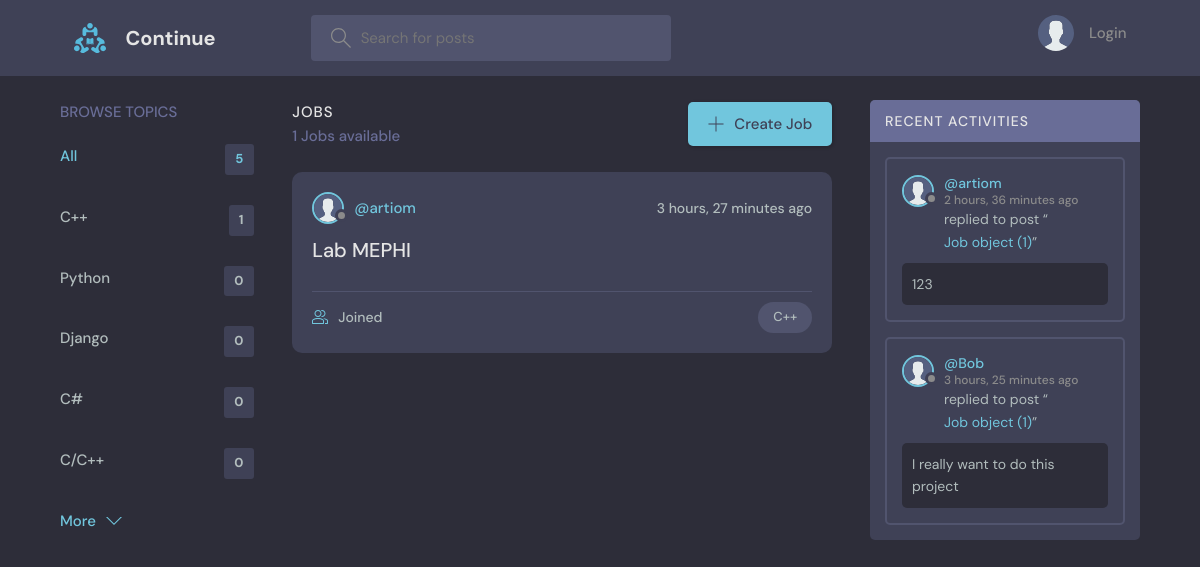
The app's page /, older data.
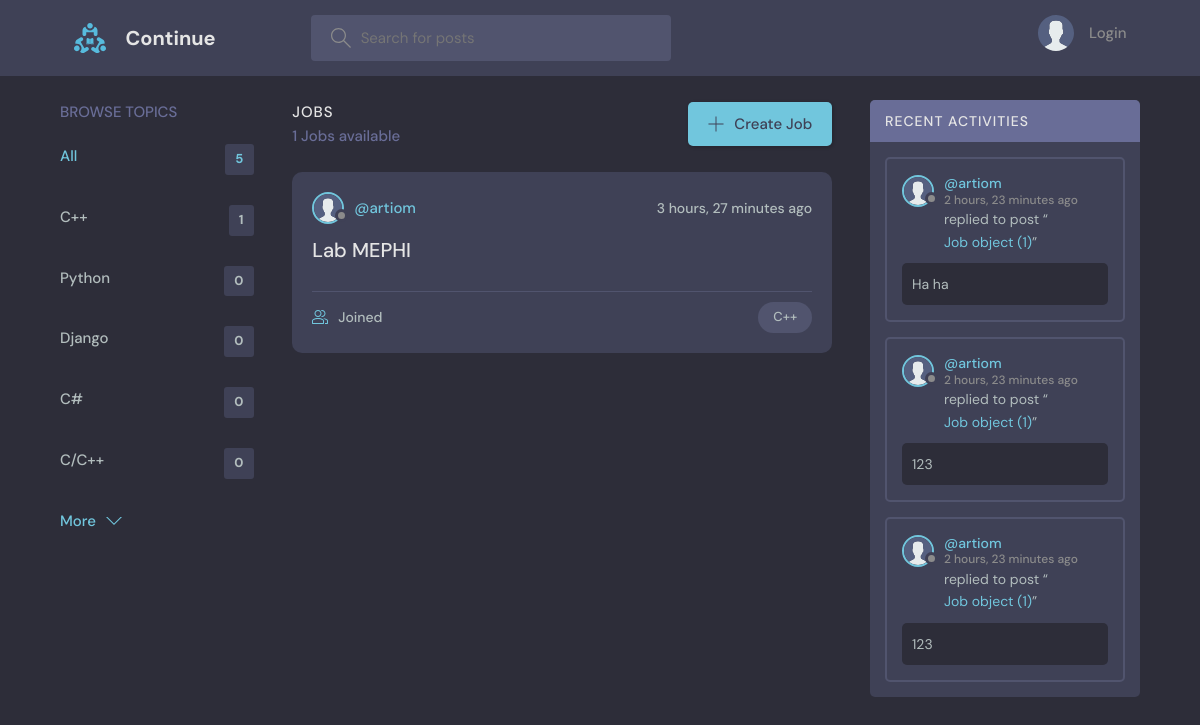
The same page, newer data.
### base/models.py (models this page shows, shortened)
class Topic(models.Model):
    name = models.CharField(max_length=200)

class Job(models.Model):
    name = models.CharField(max_length=200)
    description = models.TextField(null=True, blank=True)
    cost = models.DecimalField(max_digits=20, decimal_places=2, null=False)
    created = models.DateTimeField(auto_now_add=True)
    updated = models.DateTimeField(auto_now=True)
    topic = models.ForeignKey(Topic, on_delete=models.SET_NULL, null=True)
    status = models.ForeignKey(JobStatus, on_delete=models.SET_NULL, null=True)
    class Meta:
        ordering = ['-updated', '-created']

class User(AbstractUser):
    name = models.CharField(max_length=200, null=True)
    email = models.EmailField(unique=True)
    bio = models.TextField(null=True)
    avatar = models.ImageField(null=True, default='avatar.svg')
    balance = MoneyField(max_digits=19, decimal_places=4, default_currency='RUB', default=0)
    USERNAME_FIELD = 'email'
    REQUIRED_FIELDS = []

class Message(models.Model):
    user = models.ForeignKey(User, on_delete=models.CASCADE)
    job = models.ForeignKey(Job, on_delete=models.CASCADE)
    body = models.TextField()
    updated = models.DateTimeField(auto_now=True)
    created = models.DateTimeField(auto_now_add=True)
    class Meta:
        ordering = ['-updated', '-created']

### base/views.py (the view)
# urls.py: path('', views.home, name="home"),
def home(request):
    q = request.GET.get('q') if request.GET.get('q') != None else ''
    jobs = Job.objects.filter(
        Q(topic__name__icontains=q) |
        Q(name__icontains=q) |
        Q(description__icontains=q)
    )
    topics = Topic.objects.all()[0:5]
    job_count = jobs.count()
    job_messages = Message.objects.filter(
        Q(job__topic__name__icontains=q))[0:3]
    job_customer = User.objects.all()[0] # TODO: правильно определить customer для этой job
    context = {'jobs': jobs,
               'job_customer': job_customer,
               'topics': topics,
               'job_count': job_count,
               'job_messages': job_messages}
    return render(request, 'base/home.html', context)

### base/templates/base/home.html (shortened to what this page needs)
{% extends 'main.html' %}
{% block content %}
<main class="layout layout--3">
  <div class="container">
    {% include 'base/topics_component.html' %}
    <div class="jobList">
      <div class="jobList__header">
        <div>
          <h2>Jobs</h2>
          <p>{{job_count}} Jobs available</p>
        </div>
        <a class="btn btn--main" href="{% url 'create-job' %}">
          <svg version="1.1" xmlns="http://www.w3.org/2000/svg" width="32" height="32" viewBox="0 0 32 32">
            <title>add</title>
            <path
              d="M16.943 0.943h-1.885v14.115h-14.115v1.885h14.115v14.115h1.885v-14.115h14.115v-1.885h-14.115v-14.115z">
            </path>
          </svg>
          Create Job
        </a>
      </div>
      {% include 'base/feed_component.html' %}
    </div>
    {% include 'base/activity_component.html' %}
  </div>
</main>
{% endblock %}

### base/templates/base/topics_component.html
<div class="topics">
    <div class="topics__header">
        <h2>Browse Topics</h2>
    </div>
    <ul class="topics__list">
        <li>
            <a href="{% url 'home' %}" class="active">All <span>{{topics.count}}</span></a>
        </li>
        {% for topic in topics %}
        <li>
            <a href="{% url 'home' %}?q={{topic.name}}">{{topic.name}}<span>{{topic.job_set.all.count}}</span></a>
        </li>
        {% endfor %}
    </ul>
    <a class="btn btn--link" href="{% url 'topics' %}">
        More
        <svg version="1.1" xmlns="http://www.w3.org/2000/svg" width="32" height="32" viewBox="0 0 32 32">
            <title>chevron-down</title>
            <path d="M16 21l-13-13h-3l16 16 16-16h-3l-13 13z"></path>
        </svg>
    </a>
</div>

### base/templates/base/feed_component.html (shortened to what this page needs)
{% for job in jobs %}
<div class="jobListJob">
    <div class="jobListJob__header">
        <a href="{% url 'user-profile' job_customer.id %}" class="jobListJob__author">
            <div class="avatar avatar--small">
                <img src="{{job_customer.avatar.url}}" />
            </div>
            <span>@{{job_customer.username}}</span>
        </a>
        <div class="jobListJob__actions">
            <span>{{job.created|timesince}} ago</span>
        </div>
    </div>
    <div class="jobListJob__content">
        <a href="{% url 'job' job.id %}">{{job.name}}</a>
    </div>
    <div class="jobListJob__meta">
        <a href="{% url 'job' job.id %}" class="jobListJob__joined">
            {{job_participants.count}} Joined
        </a>
        <p class="jobListJob__topic">{{job.topic.name}}</p>
    </div>
</div>
{% endfor %}

### base/templates/base/activity_component.html (shortened to what this page needs)
<div class="activities">
    <div class="activities__header">
        <h2>Recent Activities</h2>
    </div>
    {% for message in job_messages %}
    <div class="activities__box">
        <div class="activities__boxHeader jobListJob__header">
            <a href="{% url 'user-profile' message.user.id %}" class="jobListJob__author">
                <div class="avatar avatar--small">
                    <img src="{{message.user.avatar.url}}" />
                </div>
                <p>
                    @{{message.user.username}}
                    <span>{{message.created|timesince}} ago</span>
                </p>
            </a>
        </div>
        <div class="activities__boxContent">
            <p>replied to post “<a href="{% url 'job' message.job.id %}">{{message.job}}</a>”</p>
            <div class="activities__boxJobContent">{{message.body}}</div>
        </div>
    </div>
    {% endfor %}
</div>

Row changes from the older to the newer data that the page shows:
no longer on this page (row unchanged): Message: user.avatar (placeholder picture), user.username "artiom", created "2 hours, 36 minutes", job "Job object (1)", body "123"
no longer on this page (row unchanged): Message: user.avatar (placeholder picture), user.username "Bob", created "3 hours, 25 minutes", job "Job object (1)", body "I really want to do this project"
added Message: user.avatar (placeholder picture), user.username "artiom", created "2 hours, 23 minutes", job "Job object (1)", body "Ha ha"
added Message: user.avatar (placeholder picture), user.username "artiom", created "2 hours, 23 minutes", job "Job object (1)", body "123"
added Message: user.avatar (placeholder picture), user.username "artiom", created "2 hours, 23 minutes", job "Job object (1)", body "123"
